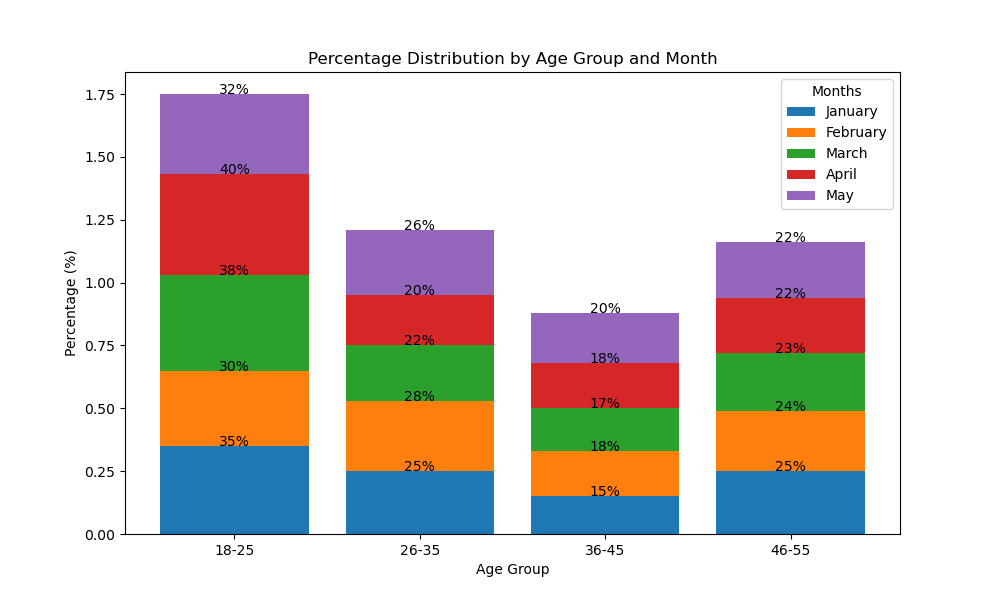

Generate this figure with Python:

import matplotlib.pyplot as plt

# Given data
data = [
    {'Age Group': '18-25', 'January': '35%', 'February': '30%', 'March': '38%', 'April': '40%', 'May': '32%'},
    {'Age Group': '26-35', 'January': '25%', 'February': '28%', 'March': '22%', 'April': '20%', 'May': '26%'},
    {'Age Group': '36-45', 'January': '15%', 'February': '18%', 'March': '17%', 'April': '18%', 'May': '20%'},
    {'Age Group': '46-55', 'January': '25%', 'February': '24%', 'March': '23%', 'April': '22%', 'May': '22%'}
]

# Convert percentage strings to floats
for entry in data:
    for key, value in entry.items():
        if '%' in value:
            entry[key] = float(value.strip('%')) / 100

# Extracting age groups and months data
age_groups = [entry['Age Group'] for entry in data]
months = ['January', 'February', 'March', 'April', 'May']

# Extracting data per month to stack
stack_data = {month: [entry[month] for entry in data] for month in months}

# Setting up the figure and axis
fig, ax = plt.subplots(figsize=(10, 6))

# Bar locations
bar_locs = range(len(age_groups))

# Stacking each month's data
cumulative_values = [0] * len(age_groups)
for month in months:
    ax.bar(age_groups, stack_data[month], bottom=cumulative_values, label=month)
    # Update the bottom for the next stack
    cumulative_values = [cum_value + stack_data[month][i] for i, cum_value in enumerate(cumulative_values)]

# Formatting the plot
ax.set_title('Percentage Distribution by Age Group and Month')
ax.set_xlabel('Age Group')
ax.set_ylabel('Percentage (%)')
ax.legend(title='Months')

# Adding the values on top of the stacks
for i, age_group in enumerate(age_groups):
    for month, values in stack_data.items():
        height = sum([stack_data[m][i] for m in months[:months.index(month) + 1]])
        ax.text(i, height, f"{values[i]*100:.0f}%", ha='center')

# Show the plot
plt.show()
